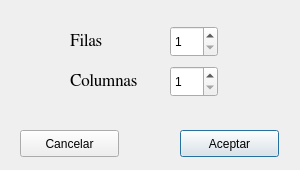
<?xml version="1.0" encoding="UTF-8"?>
<ui version="4.0">
 <class>Nuevo</class>
 <widget class="QDialog" name="Nuevo">
  <property name="geometry">
   <rect>
    <x>0</x>
    <y>0</y>
    <width>300</width>
    <height>170</height>
   </rect>
  </property>
  <property name="minimumSize">
   <size>
    <width>300</width>
    <height>170</height>
   </size>
  </property>
  <property name="maximumSize">
   <size>
    <width>300</width>
    <height>170</height>
   </size>
  </property>
  <property name="windowTitle">
   <string>Dialog</string>
  </property>
  <widget class="QPushButton" name="BotonAceptar">
   <property name="geometry">
    <rect>
     <x>180</x>
     <y>130</y>
     <width>99</width>
     <height>27</height>
    </rect>
   </property>
   <property name="text">
    <string>Aceptar</string>
   </property>
  </widget>
  <widget class="QPushButton" name="BotonCancelar">
   <property name="geometry">
    <rect>
     <x>20</x>
     <y>130</y>
     <width>99</width>
     <height>27</height>
    </rect>
   </property>
   <property name="text">
    <string>Cancelar</string>
   </property>
  </widget>
  <widget class="QLabel" name="label">
   <property name="geometry">
    <rect>
     <x>70</x>
     <y>20</y>
     <width>81</width>
     <height>41</height>
    </rect>
   </property>
   <property name="font">
    <font>
     <family>FreeSerif</family>
     <pointsize>13</pointsize>
    </font>
   </property>
   <property name="text">
    <string>Filas</string>
   </property>
  </widget>
  <widget class="QLabel" name="label_2">
   <property name="geometry">
    <rect>
     <x>70</x>
     <y>60</y>
     <width>81</width>
     <height>41</height>
    </rect>
   </property>
   <property name="font">
    <font>
     <family>FreeSerif</family>
     <pointsize>13</pointsize>
    </font>
   </property>
   <property name="text">
    <string>Columnas</string>
   </property>
  </widget>
  <widget class="QSpinBox" name="spinBoxFilas">
   <property name="geometry">
    <rect>
     <x>170</x>
     <y>26</y>
     <width>48</width>
     <height>31</height>
    </rect>
   </property>
   <property name="minimum">
    <number>1</number>
   </property>
   <property name="maximum">
    <number>8</number>
   </property>
   <property name="value">
    <number>1</number>
   </property>
  </widget>
  <widget class="QSpinBox" name="spinBoxColumnas">
   <property name="geometry">
    <rect>
     <x>170</x>
     <y>66</y>
     <width>48</width>
     <height>31</height>
    </rect>
   </property>
   <property name="minimum">
    <number>1</number>
   </property>
   <property name="maximum">
    <number>8</number>
   </property>
  </widget>
 </widget>
 <resources/>
 <connections/>
</ui>
